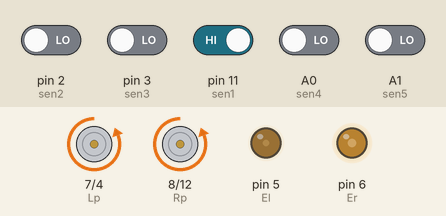
Recording of a sketch running on a simulated Arduino Uno, built with avr-gcc and run on an emulated ATmega328P. Shown: motor-driver pin pairs drawn as motors (green arrow = first pin HIGH = forward, orange = second pin HIGH = backward, longer = more drive), output pins drawn as LEDs (lit = HIGH). The test bench sets the inputs (shaded band); at power-on: pin 11 (sen1) HIGH, A0 (sen4), A1 (sen5), pin 2 (sen2), pin 3 (sen3) LOW.

Above: at 1.2 s.
1.3 s: pin 11 (sen1) driven LOW
At 2.5 s:
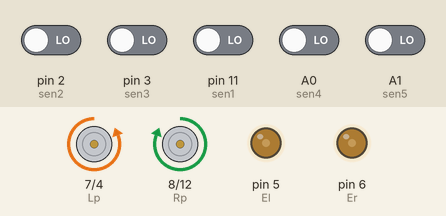
2.8 s: A1 (sen5) driven HIGH
At 3.8 s:
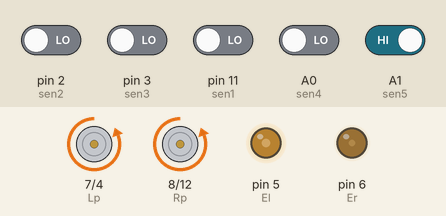
4.3 s: A0 (sen4) driven HIGH
At 5.0 s:
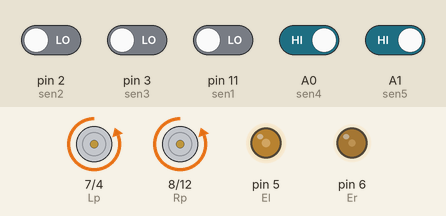
5.8 s: pin 3 (sen3) driven HIGH
At 6.1 s:
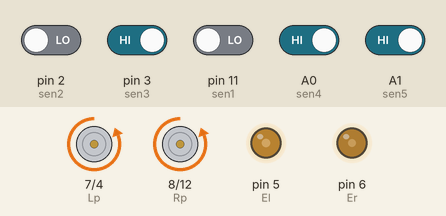
7.3 s: pin 2 (sen2) driven HIGH
At 8.4 s:
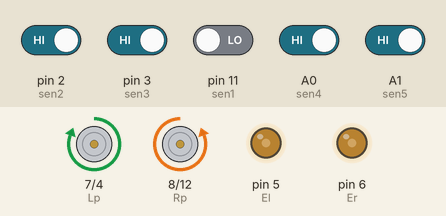
8.8 s: pin 2 (sen2) driven LOW
At 9.6 s:
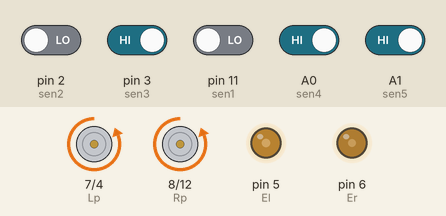
Timing chart, 0 to 11.3 s (numbered marks = the images above; inputs shaded):
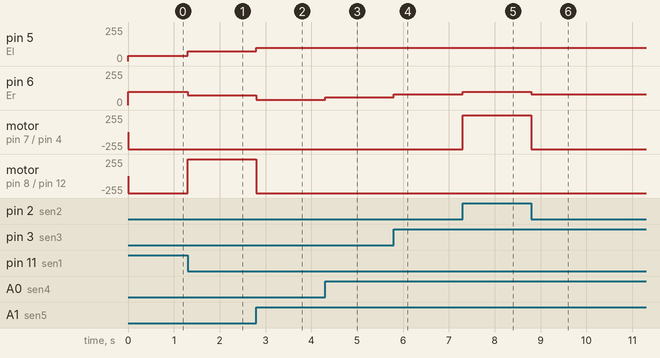

The sketch:

backup.ino
```cpp
#define sen1 11
#define sen2 2
#define sen3 3
#define sen4 A0
#define sen5 A1
#define Lp 7 //left pin of positive motor
#define Ln 4 // left negative
#define El 5 // Enable pin of left motor
#define Rp 8 //right motor positive pin
#define Rn 12 //pin no of right negative motor
#define Er 6 //Enable pin of right motor. if it is 0 right motor is always off

int s1,s2,s3,s4,s5;
//int dir[500];

void setup() {
  // put your setup code here, to run once:
  pinMode(sen1,INPUT);
  pinMode(sen2,INPUT);
  pinMode(sen3,INPUT);
  pinMode(sen4,INPUT);
  pinMode(sen5,INPUT);
  pinMode(Lp,OUTPUT);
  pinMode(Ln,OUTPUT);
  pinMode(El,OUTPUT);
  pinMode(Er,OUTPUT);
  pinMode(Rp,OUTPUT);
  pinMode(Rn,OUTPUT);
}

//void check(){
//     if ind==499 {
//      clear_array();
//      ind=0;
//    }
// }

void loop() {
  // put your main code here, to run repeatedly:
  s1 = digitalRead(sen1);
  s2 = digitalRead(sen2);
  s3 = digitalRead(sen3);
  s4 = digitalRead(sen4);
  s5 = digitalRead(sen5);

  if(!s1 && s2 && s3 && s4 && !s5){
//    check();
//    dir[ind++] = 0;
    MotorControl(1,1);
     analogWrite(El,100);
     analogWrite(Er,100);
  }

  if(s1 && s2 && s3 && !s4 && !s5){
    MotorControl(1,1);
     left(1);
  }

  if(!s1 && s2 && s3 && !s4 && !s5){
    MotorControl(1,1);
     left(0);
  }

  if(s1 && s2 && !s3 && !s4 && !s5){
    MotorControl(1,1);
     left(2);
  }

  if(s1 && !s2 && !s3 && !s4 && !s5){
    MotorControl(1,1);
     left(3);
  }

   if(!s1 && !s2 && s3 && s4 && s5){
     MotorControl(1,1);
     right(1);
  }

  if(!s1 && !s2 && !s3 && s4 && s5){
    MotorControl(1,1);
     right(2);
  }

  if(!s1 && !s2 && !s3 && !s4 && s5){

    MotorControl(1,1);
     right(3);
  }

  if(!s1 && !s2 && s3 && s4 && !s5){
    MotorControl(1,1);
     right(0);
  }

  if(!s1 && s2 && s3 && s4 && s5){
//    check();
//    dir[ind++] = 1;
    analogWrite(El,100);//right
    analogWrite(Er,100);

    MotorControl(2,1);
  }

  if(s1 && s2 && s3 && s4 && !s5){

//    check();
//    dir[ind++] = 2;
    analogWrite(El,100);//left
    analogWrite(Er,100);

    MotorControl(1,2);
  }

  if(!s1 && !s2 && !s3 && !s4 && !s5){
     //turn_360:
     analogWrite(El,75);
     analogWrite(Er,75);

    MotorControl(1,2);
  }

//  if(!s1 && !s2 && !s3 && !s4 && !s5){
//    if(dir[ind]==1)
//      goto tr;
//    else if(dir[ind]==2)
//      goto tl;
//    else
//      goto

//    analogWrite(El,0);
//    analogWrite(Er,0);
//    MotorControl(0,0);
//  }
}

void left(int id){

    if(id==0){
      analogWrite(El,95);
      analogWrite(Er,100);
    }

   if(id==1){
     analogWrite(El,80);
     analogWrite(Er,100);
   }

   if(id==2){
     analogWrite(El,60);
     analogWrite(Er,100);
   }

   if(id==3){
     analogWrite(El,40);
     analogWrite(Er,100);
   }
}

void right(int id){

    if(id==0){
      analogWrite(El,100);
      analogWrite(Er,95);
    }

   if(id==1){
     analogWrite(El,100);
     analogWrite(Er,80);
   }

   if(id==2){
     analogWrite(El,100);
     analogWrite(Er,60);
   }

   if(id==3){
     analogWrite(El,100);
     analogWrite(Er,40);
   }
}

void MotorControl(int driveL,int driveR)
{
  switch(driveL)
  {
    case 0:
      digitalWrite(Ln,LOW);
      digitalWrite(Lp,LOW);
      break;
    case 1:
      digitalWrite(Ln,HIGH);
      digitalWrite(Lp,LOW);
      break;
    case 2:
      digitalWrite(Ln,LOW);
      digitalWrite(Lp,HIGH);
      break;
    default:
      break;
  }

  switch(driveR)
  {
    case 0:
      digitalWrite(Rn,LOW);
      digitalWrite(Rp,LOW);
      break;
    case 1:
      digitalWrite(Rn,HIGH);
      digitalWrite(Rp,LOW);
      break;
    case 2:
      digitalWrite(Rn,LOW);
      digitalWrite(Rp,HIGH);
      break;
    default:
      break;
  }

}
```

Measured:
- after the input at 1.3 s, pin 5 (El): 40/255 → 75/255 at once; pin 6 (Er): 100/255 → 75/255 at once; motor on pin 8 (Rp) / pin 12 (Rn): backward 255/255 → forward 255/255 at once
- after the input at 2.8 s, pin 5 (El): 75/255 → 100/255 at once; pin 6 (Er): 75/255 → 40/255 at once; motor on pin 8 (Rp) / pin 12 (Rn): forward 255/255 → backward 255/255 at once
- after the input at 4.3 s, pin 6 (Er): 40/255 → 60/255 at once
- after the input at 5.8 s, pin 6 (Er): 60/255 → 80/255 at once
- after the input at 7.3 s, pin 6 (Er): 80/255 → 100/255 at once; motor on pin 7 (Lp) / pin 4 (Ln): backward 255/255 → forward 255/255 at once
- after the input at 8.8 s, pin 6 (Er): 100/255 → 80/255 at once; motor on pin 7 (Lp) / pin 4 (Ln): forward 255/255 → backward 255/255 at once
